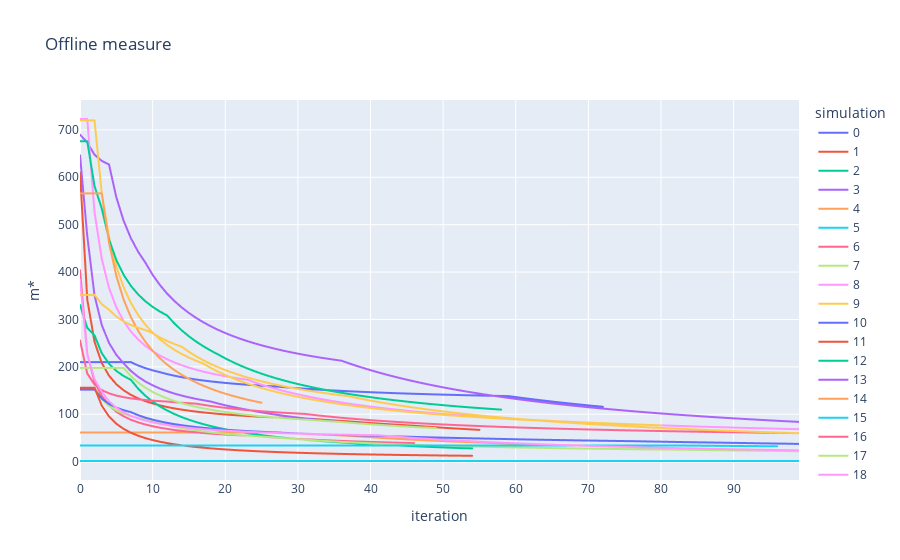
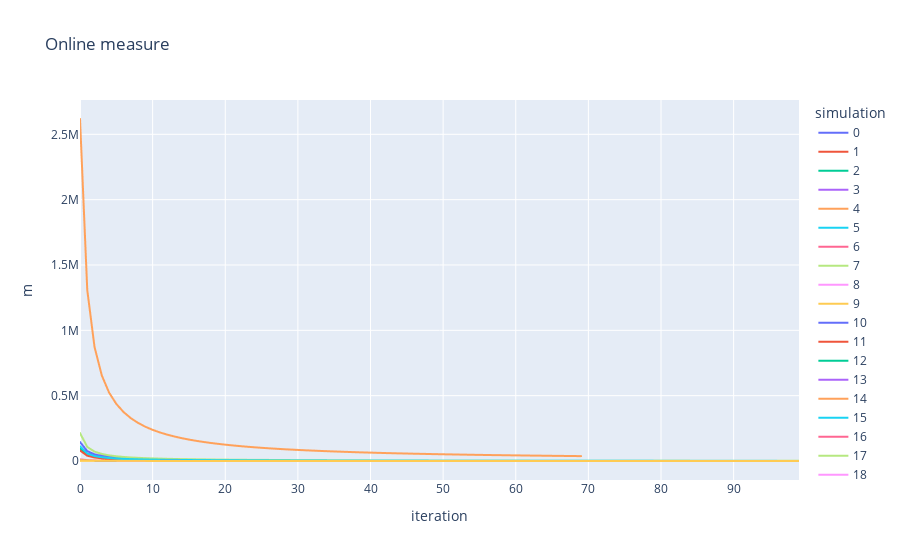

Source (notebook cell) for these figures, in order:
### Markdown cell above
# Convergence plots:

### Code cell
GA.convergence_plot()
